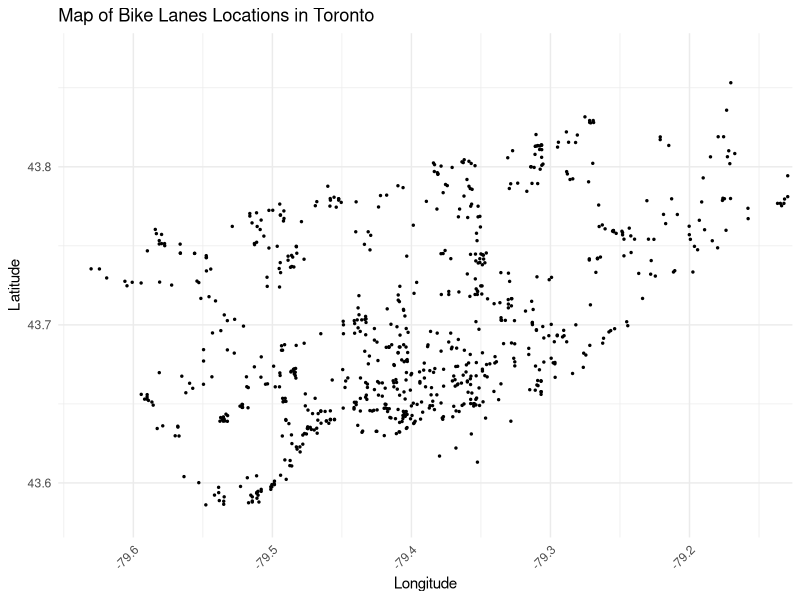

The R source for this figure:
#### Preamble ####
# Purpose: Models... [...UPDATE THIS...]
# Author: Rohan Alexander [...UPDATE THIS...]
# Date: 11 February 2023 [...UPDATE THIS...]
# Contact: rohan.alexander@utoronto.ca [...UPDATE THIS...]
# License: MIT
# Pre-requisites: [...UPDATE THIS...]
# Any other information needed? [...UPDATE THIS...]


#### Workspace setup ####
library(readr)
library(ggplot2)



#### Load data ####
coordinates_data <- read_csv("data/analysis_data/coordinates_data.csv")



#### Chart 1 ####
# Map
ggplot(coordinates_data, aes(x = longitude, y = latitude)) +
  geom_point(size = 0.5, color = "black") +  # Plot points instead of paths
  labs(title = "Map of Bike Lanes Locations in Toronto", x = "Longitude", y = "Latitude") +
  theme_minimal() +
  # Set appropriate limits for Toronto area coordinates
  coord_cartesian(xlim = c(-79.63, -79.15), ylim = c(43.58, 43.87)) +
  theme(axis.text.x = element_text(angle = 45, hjust = 1))





#### Save Charts ####



